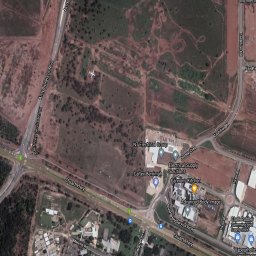
#> input picture 123.png, 256 x 256 px
$ python imageProcessing_ver5.py 123.png
#> lines starting #> are read from the running program, lines starting #| are printed output that depends on the picture
"""
@file sobel_demo.py
@brief Sample code using Sobel and/or Scharr OpenCV functions to make a simple Edge Detector
"""
import sys
import cv2 as cv


def main(argv):
    ## [variables]
    # First we declare the variables we are going to use
    window_name = ('Sobel Demo - Simple Edge Detector')
    scale = 1
    delta = 0
    ddepth = cv.CV_16S
    ## [variables]

    ## [load]
    # As usual we load our source image (src)
    # Check number of arguments
    if len(argv) < 1:
        print ('Not enough parameters')
        print ('Usage:\nmorph_lines_detection.py <  >')
        return -1

    # Load the image
    src = cv.imread(argv[0], cv.IMREAD_COLOR)
#> src is the input picture: shape (256, 256, 3); mean B, G, R 86.4, 88.1, 100.9

    # Check if image is loaded fine
    if src is None:
        print ('Error opening image: ' + argv[0])
        return -1
    ## [load]

    ## [reduce_noise]
    # Remove noise by blurring with a Gaussian filter ( kernel size = 3 )
    src = cv.GaussianBlur(src, (3, 3), 0)
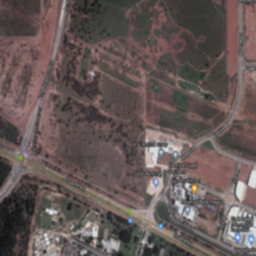
#> src: shape (256, 256, 3); mean B, G, R 86.5, 88.2, 101
    ## [reduce_noise]

    ## [convert_to_gray]
    # Convert the image to grayscale
    gray = cv.cvtColor(src, cv.COLOR_BGR2GRAY)
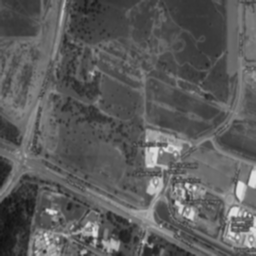
#> gray: shape (256, 256); min 16, max 228, mean 91.8
    ## [convert_to_gray]

    ## [sobel]
    # Gradient-X
    # grad_x = cv.Scharr(gray,ddepth,1,0)
    grad_x = cv.Sobel(gray, ddepth, 1, 0, ksize=3, scale=scale, delta=delta, borderType=cv.BORDER_DEFAULT)
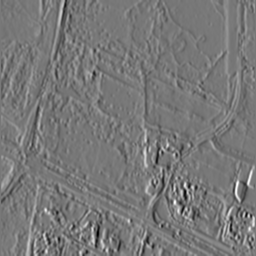
#> grad_x: shape (256, 256) int16; min -408, max 459, mean 1.6; drawn with min black and max white

    # Gradient-Y
    # grad_y = cv.Scharr(gray,ddepth,0,1)
    grad_y = cv.Sobel(gray, ddepth, 0, 1, ksize=3, scale=scale, delta=delta, borderType=cv.BORDER_DEFAULT)
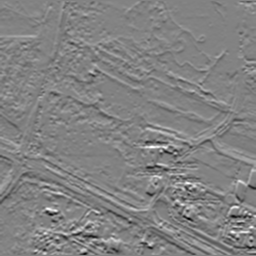
#> grad_y: shape (256, 256) int16; min -409, max 392, mean 0.5; drawn with min black and max white
    ## [sobel]

    ## [convert]
    # converting back to uint8
    abs_grad_x = cv.convertScaleAbs(grad_x)
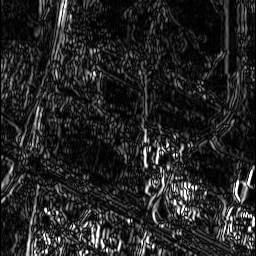
#> abs_grad_x: shape (256, 256); min 0, max 255, mean 36.3
    abs_grad_y = cv.convertScaleAbs(grad_y)
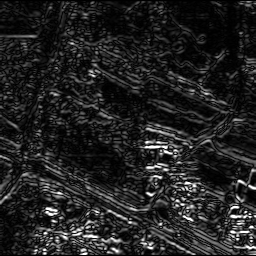
#> abs_grad_y: shape (256, 256); min 0, max 255, mean 34.1
    ## [convert]

    ## [blend]
    ## Total Gradient (approximate)
    grad = cv.addWeighted(abs_grad_x, 0.5, abs_grad_y, 0.5, 0)
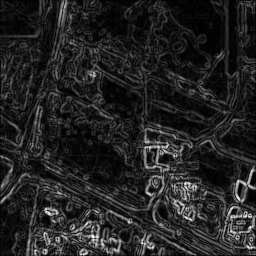
#> grad: shape (256, 256); min 0, max 255, mean 35.2
    ## [blend]

    ## [display]
    cv.imshow(window_name, grad)
    cv.waitKey(0)
    ## [display]

    return 0

if __name__ == "__main__":
    main(sys.argv[1:])

$ run again, on Map2.png
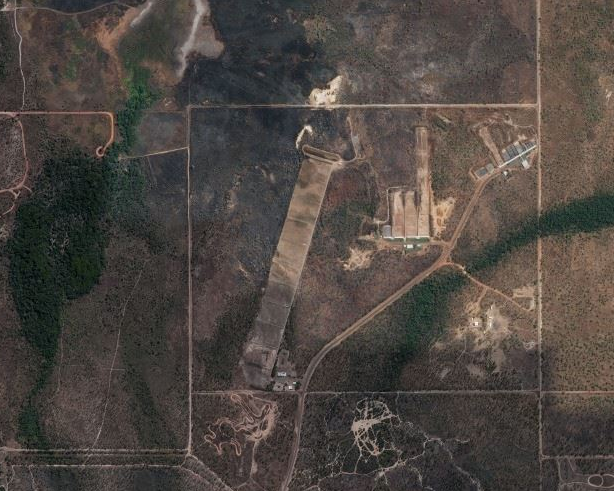
#> input picture Map2.png, 614 x 491 px
#> in main, src is the input picture: shape (491, 614, 3); mean B, G, R 66.1, 71.2, 78.5
#> in main, `grad_y = cv.Sobel(gray, ddepth, 0, 1, ksize=3, scale=scale, delta=delt..`:
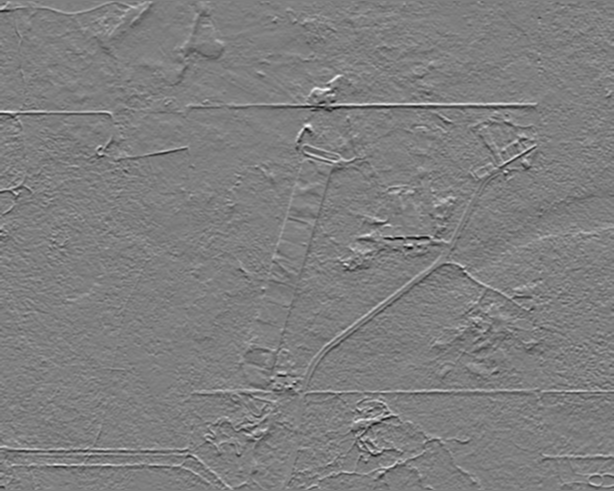
#> grad_y: shape (491, 614) int16; min -362, max 364, mean -0.2; drawn with min black and max white
#> in main, `grad = cv.addWeighted(abs_grad_x, 0.5, abs_grad_y, 0.5, 0)`:
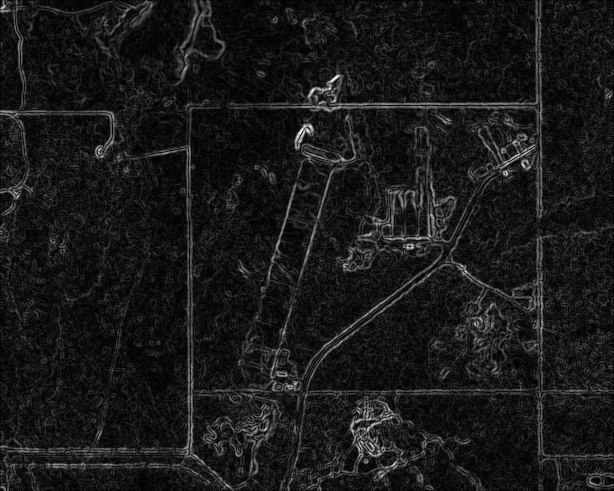
#> grad: shape (491, 614); min 0, max 255, mean 25.2

$ run again, on map3.PNG
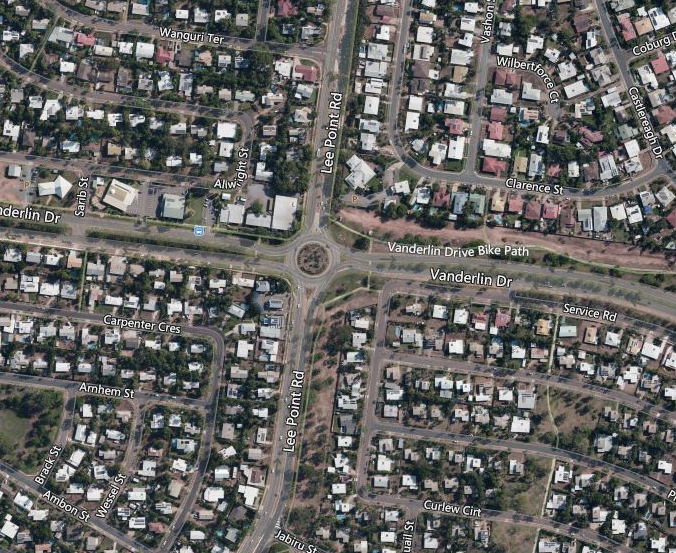
#> input picture map3.PNG, 676 x 553 px
#> in main, src is the input picture: shape (553, 676, 3); mean B, G, R 99.6, 101.8, 102.9
#> in main, `grad_y = cv.Sobel(gray, ddepth, 0, 1, ksize=3, scale=scale, delta=delt..`:
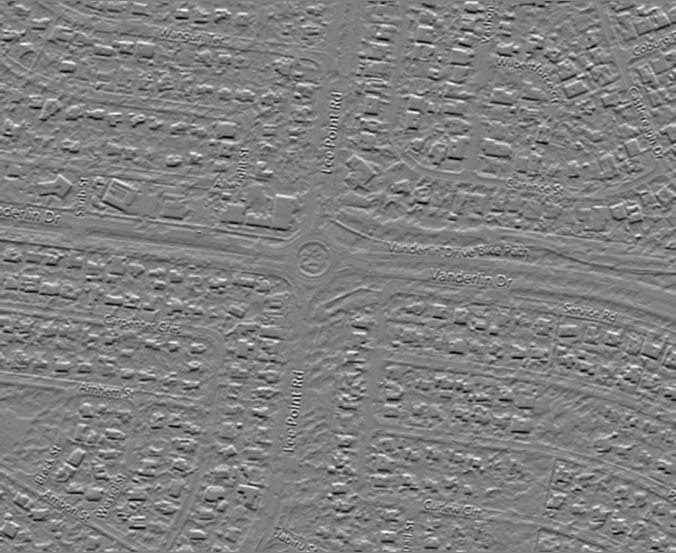
#> grad_y: shape (553, 676) int16; min -610, max 607, mean 0.2; drawn with min black and max white
#> in main, `grad = cv.addWeighted(abs_grad_x, 0.5, abs_grad_y, 0.5, 0)`:
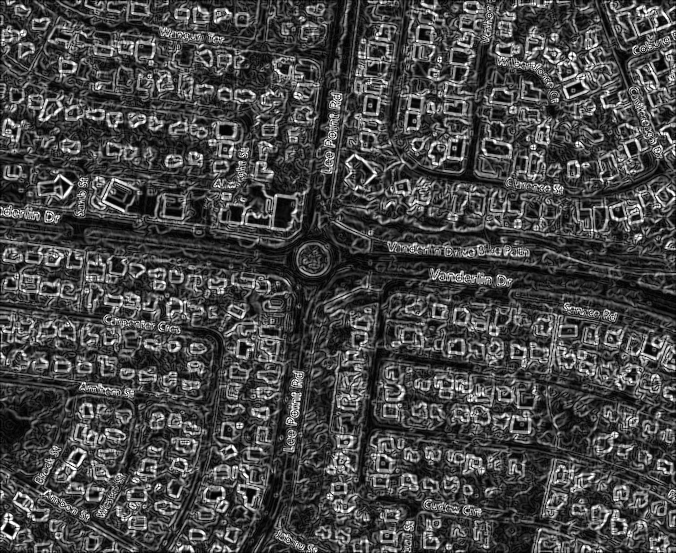
#> grad: shape (553, 676); min 0, max 255, mean 70.7

$ run again, on map4.PNG
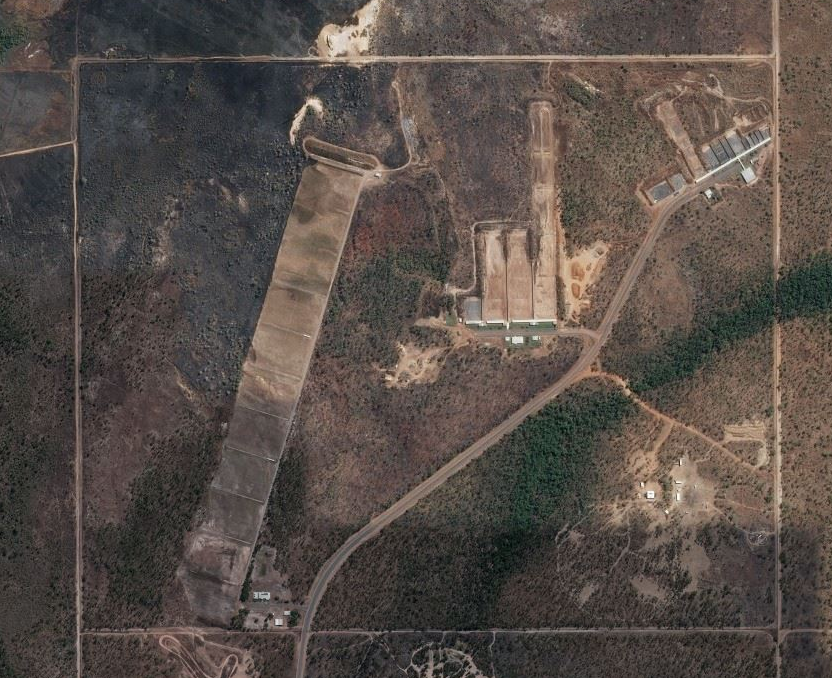
#> input picture map4.PNG, 832 x 678 px
#> in main, src is the input picture: shape (678, 832, 3); mean B, G, R 72.4, 78, 87.5
#> in main, `grad = cv.addWeighted(abs_grad_x, 0.5, abs_grad_y, 0.5, 0)`:
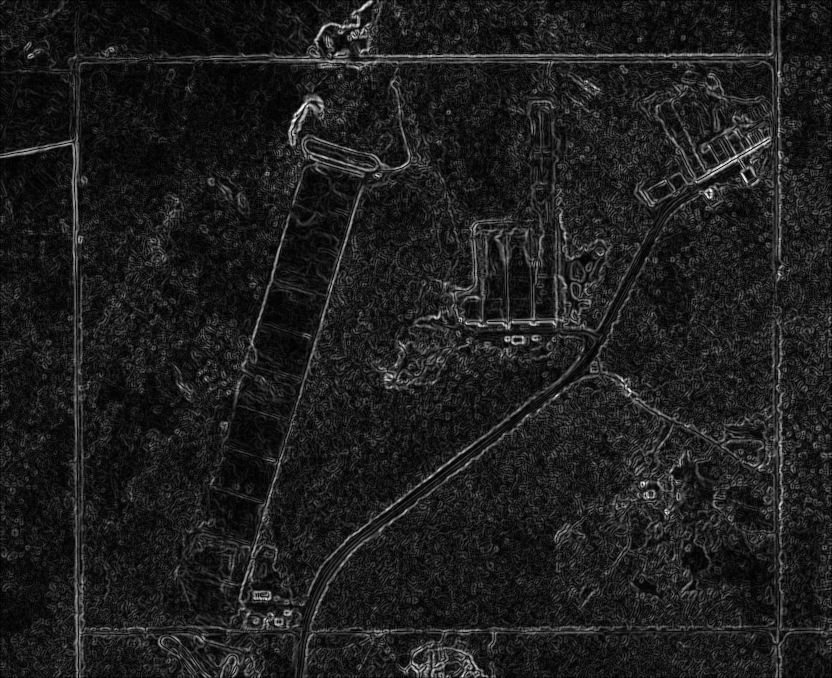
#> grad: shape (678, 832); min 0, max 255, mean 29.8
